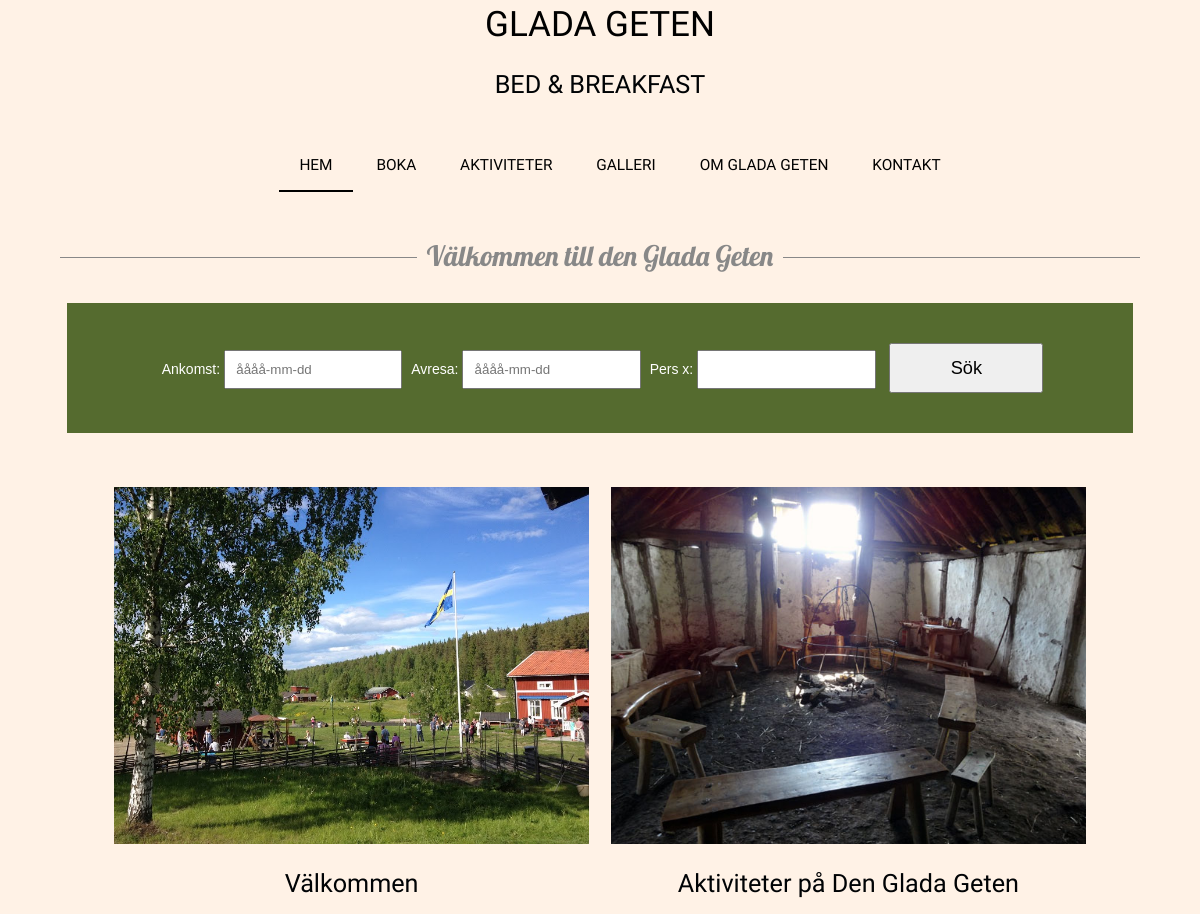
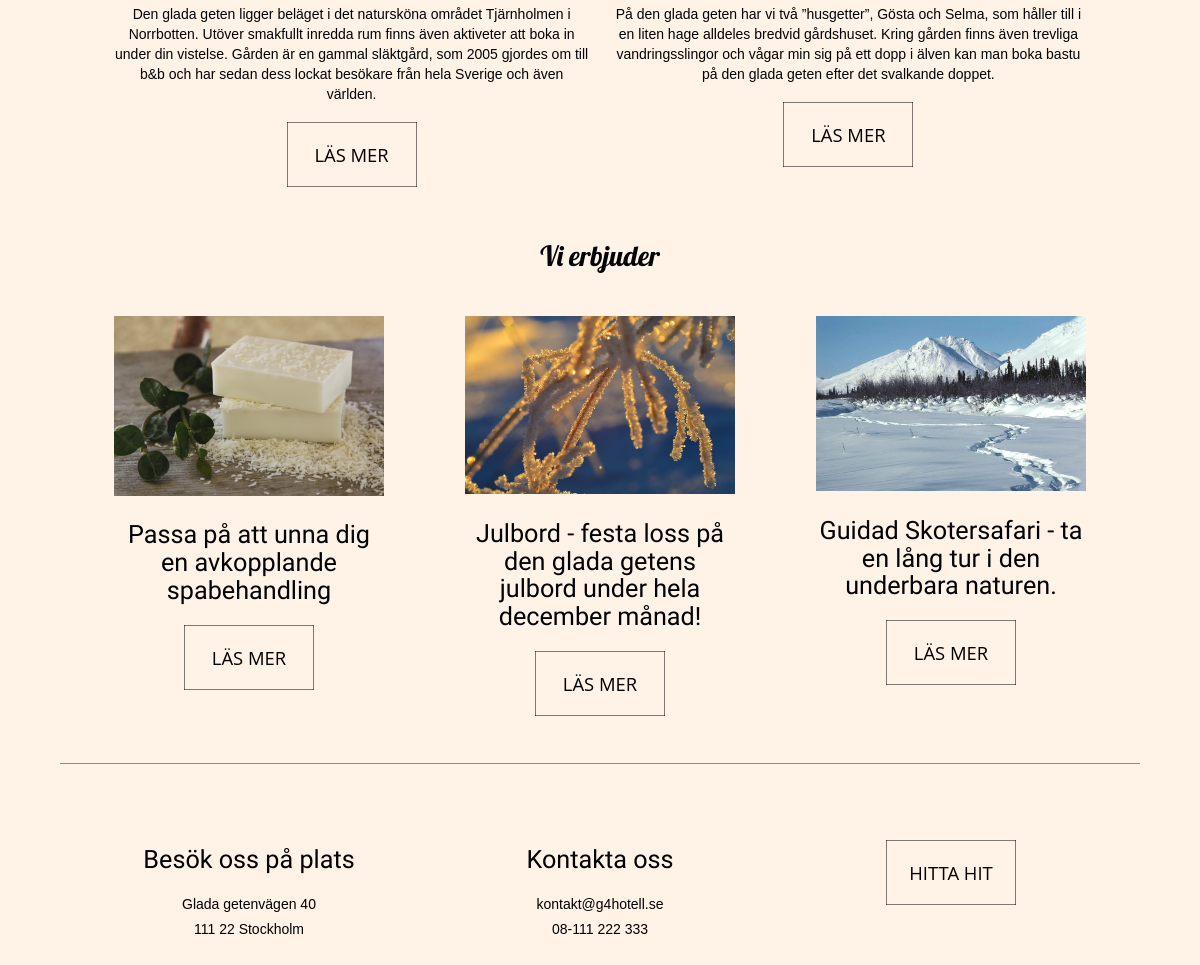
Page /adminAgneta/index.php on the committed database (2 pictures, top to bottom).
### tables this page shows
CREATE TABLE `texter` (
  `ID` int(11) NOT NULL AUTO_INCREMENT,
  `Rubrik` varchar(150) NOT NULL,
  `text` text NOT NULL,
  PRIMARY KEY (`ID`)
);

### adminAgneta/index.php (the view, shortened to what this page needs)
<!DOCTYPE html>
<html lang="sv">
<head>
	<link rel="stylesheet" href="css/style.css" type="text/css" />
	<link rel="stylesheet" type="text/css" href="css/slide.css">
	<link rel="stylesheet" type="text/css" href="css/load.css">
	<link rel="stylesheet" type="text/css" href="css/button.css">
    <link href="https://code.jquery.com/ui/1.11.4/themes/le-frog/jquery-ui.css" rel="stylesheet">
</head>
<body class="body">
<?php
$db = mysqli_connect('localhost', 'root', '', 'gettexter');
mysqli_query($db, "SET NAMES utf8");
?>
	<header class="mainHeader">
	<center><a class="logo" href="index.php">GLADA GETEN</a>
	<h2>BED & BREAKFAST<h2></center>
	<br>
			<nav>
				<ul>
					<li class="active"><a href="index.php">HEM</a></li>
					<li><a href="bokning.php">BOKA</a></li>
					<li><a href="aktiviteter.php">AKTIVITETER</a></li>
					<li><a href="galleri.php">GALLERI</a></li>
					<li><a href="omoss.php">OM GLADA GETEN</a></li>
					<li><a href="kontakt.php">KONTAKT</a></li>
				</ul>
			</nav>
	</header>
	<div class="mainContent">
	<br>
	<h4><span>Välkommen till den Glada Geten</span></h4>
		<div class="content"><br>
<div id="quickSearch">
        <form id="snabbsok" method="post">
            <label class="sokfs" for="fromDate">Ankomst: </label>
            <input type="text" id="fromDate" name="fromDate" placeholder="åååå-mm-dd"/>
            <label class="sokfs" for="untilDate">Avresa: </label>
            <input type="text" id="untilDate" name="untilDate" placeholder="åååå-mm-dd"/>
            <label class="sokfs" for="antPers">Pers x: </label>
            <input type="number" min="1" max="3" id="antPers" name="antPers" />
            <input id="sokKnapp" type="submit" name="sokKnapp" value="Sök" />
		</form>
</div>
    </div>
    </div>
				<article class="topcontent">
					<content>
						<img src="img/22.jpg" width="100%" />
						<h2><?php
							$query = "SELECT * FROM texter WHERE ID = 7";
    						$result = mysqli_query($db, $query);
    						$ord = mysqli_fetch_assoc($result);
    						echo $ord['Rubrik'];
							?></h2>
							<p><?php
   							echo $ord['text'];
   							?></p>
						<div class="basicBox">
  							<p>Läs mer</p>
  							<a href="omoss.php"> <svg width="130" height="65" viewBox="0 0 130 65" xmlns="http://www.w3.org/2000/svg">
    						<rect x='0' y='0' fill='none' width='130' height='65'/>
  							</svg></a>
						</div>
					</content>
				</article>
				<article class="bottomcontent">
					<content>
						<img src="img/5.jpg" width="100%" />
						<h2><?php
							$query = "SELECT * FROM texter WHERE ID = 8";
    						$result = mysqli_query($db, $query);
    						$ord = mysqli_fetch_assoc($result);
    						echo $ord['Rubrik'];
							?></h2>
							<p><?php
   							echo $ord['text'];
   							?></p>
						<div class="basicBox">
  							<p>Läs mer</p>
  							<a href="aktiviteter.html"> <svg width="130" height="65" viewBox="0 0 130 65" xmlns="http://www.w3.org/2000/svg">
    						<rect x='0' y='0' fill='none' width='130' height='65'/>
  							</svg></a>
						</div>
					</content>
				</article>
				<article class="erbjuder">
					<content>
						<h3>Vi erbjuder </h3>
					</content>
				</article>
				<article class="side1">
					<content>
						<img src="img/24.jpg" width="100%" />
						<h2><?php
							$query = "SELECT * FROM texter WHERE ID = 9";
    						$result = mysqli_query($db, $query);
    						$ord = mysqli_fetch_assoc($result);
    						echo $ord['Rubrik'];
							?></h2>
						<div class="basicBox">
  							<p>Läs mer</p>
  							<a href="aktiviteter.html"> <svg width="130" height="65" viewBox="0 0 130 65" xmlns="http://www.w3.org/2000/svg">
    						<rect x='0' y='0' fill='none' width='130' height='65'/>
  							</svg></a>
						</div>
					</content>
				</article>
				<article class="side2">
					<content>
						<img src="img/12.jpg" width="100%" />
						<h2><?php
							$query = "SELECT * FROM texter WHERE ID = 10";
    						$result = mysqli_query($db, $query);
    						$ord = mysqli_fetch_assoc($result);
    						echo $ord['Rubrik'];
							?></h2>
						<div class="basicBox">
  							<p>Läs mer</p>
  							<a href="aktiviteter.html"> <svg width="130" height="65" viewBox="0 0 130 65" xmlns="http://www.w3.org/2000/svg">
    						<rect x='0' y='0' fill='none' width='130' height='65'/>
  							</svg></a>
						</div>
					</content>
				</article>
				<article class="side3">
					<content>
						<img src="img/28.jpg" width="100%" />
						<h2><?php
							$query = "SELECT * FROM texter WHERE ID = 11";
    						$result = mysqli_query($db, $query);
    						$ord = mysqli_fetch_assoc($result);
    						echo $ord['Rubrik'];
							?></h2>
						<div class="basicBox">
  							<p>Läs mer</p>
  							<a href="aktiviteter.html"> <svg width="130" height="65" viewBox="0 0 130 65" xmlns="http://www.w3.org/2000/svg">
    						<rect x='0' y='0' fill='none' width='130' height='65'/>
  							</svg></a>
						</div>
					</content>
				</article>
	<footer class="mainFooter">
		<h4></h4>
		<br>
		<div class="besok">
		<h2>Besök oss på plats</h2>
		<p>Glada getenvägen 40</p>
		<p>111 22 Stockholm</p>
		</div>
		<div class="kontakt">
		<h2>Kontakta oss</h2>
		<p>kontakt@g4hotell.se</p>
		<p>08-111 222 333</p>
		</div>
		<div class="karta">
			<div class="basicBox">
  							<p>Hitta hit</p>
  							<a href="kontakt.php"> <svg width="130" height="65" viewBox="0 0 130 65" xmlns="http://www.w3.org/2000/svg">
    						<rect x='0' y='0' fill='none' width='130' height='65'/>
  							</svg></a>
						</div>
		</div>
	</footer>
</body>
</html>

### adminAgneta/css/style.css (style rules this page uses)
body { background-image: url('body.jpg'); background: #fff2e6; ; color: #000305; font-size: 87.5%; font-family: 'Trebuchet MS', Trebuchet, 'Lucida Sans Unicode', 'Lucida Grande', 'Lucida Sans', Arial, sans-serif; line-height: 1.429; margin: 0; padding: 0; text-align: left; }
.body { clear: both; margin: 0 auto; width: 90%; }
.logo { font-size: 2.5em; font-family: 'Prociono', serif; }
h2 { font-size: 1.8em; font-family: 'Prociono', serif; }
h3 { font-size: 2em; font-family: 'Lobster', cursive, bold; }
h4 { font-size: 2em; font-family: 'Lobster', cursive; color:#888888; }
h2, h3, h4, h5, h6 { font-weight: 400; line-height: 1.1; margin-bottom: .8em; }
a { outline: 0; }
a:link, a:visited { color: #000; padding: 0 1px; text-decoration: none; }
h4 { width:100%; text-align:center; border-bottom: 1px solid #888; line-height:0.1em; margin:10px 0 20px; }
h4 span { background:#fff2e6; padding:0 10px; }
.mainHeader nav { background: ; font-size: 1.1em; font-family: 'Prociono', serif; height: 50px; line-height: 30px; margin: 0 auto 30px auto; text-align: center; -moz-border-radius: 0px; -webkit-border-radius: 0px; }
.mainHeader nav ul { list-style: none; margin: 0 auto; }
.mainHeader nav ul li { display: inline; }
.mainHeader nav a:link, .mainHeader nav a:visited { color: ; display: inline-block; height: 30px; padding: 10px 20px; text-decoration: none; }
.mainHeader nav a:hover, .mainHeader nav a:active, .mainHeader nav .active a:link, .mainHeader nav .active a:visited { color:#000; text-decoration:none; border-bottom:2px solid black; text-shadow: none !important; }
.mainHeader nav li a { border-radius: 5px; -moz-border-radius: 0px; -webkit-border-radius: 0px; }
.mainContent { overflow: hidden; line-height: 25px; border-radius: 5px; -moz-border-radius: 5px; -webkit-border-radius: 5px; }
.topcontent { float:left; width:44%; text-align:center; padding-left:5%; padding-top:5%; margin-bottom: 1%; }
.bottomcontent { float:right; width:44%; text-align:center; padding-right:5%; padding-top:5%; margin-bottom: 1%; }
.content { width: 100%; float: left; }
.erbjuder { float:left; width:100%; margin:0% auto; text-align:center; }
.side1 { width:25%; float:left; padding-left:5%; padding-top:2%; text-align:center; }
.side2 { width:25%; float:left; padding-left:7.5%; padding-right:7.5%; padding-top:2%; text-align:center; }
.side3 { width:25%; float:left; padding-top:2%; text-align:center; }
#quickSearch, #göm { color: white; width: 95%; margin: auto; text-align: center; padding: 20px; background-color: darkolivegreen; }
#searchLink, #sokKnapp { margin-left: 15px; font-size:1.3em; width:15%; height:50px; padding:0; margin-left: 10px; text-align:center; }
#snabbsok { padding-bottom: 20px; padding-top: 20px; }
.sokfs, .gomtext { color: white; font-family: sans-serif; padding-left: 5px; }
#fromDate, #untilDate, #antPers { width: 15%; }
.mainFooter { width: 100%; float: left; text-align:left; margin-top: 2%; margin-bottom: 2%; padding-left: 0; background-color: ; border-radius: 5px; -moz-border-radius: 5px; -webkit-border-radius: 5px; color: #000; }
.mainFooter p { width: 91%; margin: 2% auto; }
.besok { width:25%; float:left; padding-left:5%; padding-top:2%; text-align:center; }
.kontakt { width:25%; float:left; padding-left:7.5%; padding-right:7.5%; padding-top:2%; text-align:center; }
.karta { width:25%; float:left; padding-top:2%; text-align:center; }

### adminAgneta/css/button.css (style rules this page uses)
.basicBox, .swiggleBox, .checkBox { width: 130px; height: 65px; margin: 15px auto; color: #000; font-family: 'Open Sans', sans-serif; font-size: 1.15rem; line-height: 65px; text-transform: uppercase; text-align: center; position: relative; cursor: pointer; }
svg { position: absolute; top: 0; left: 0; }

### adminAgneta/index.php (style rules this page uses)
input { width:20%; padding:1%; }

### rows in the picture
texter: Rubrik "Välkommen", text "Den glada geten ligger beläget i det natursköna området Tjärnholmen i Norrbotten. Utöver smakfullt inredda rum finns även aktiveter att boka in under din vistelse. Gården är en gammal släktgård, som 2005 gjordes om till b&b och har sedan dess lockat besökare från hela Sverige och även världen."
texter: Rubrik "Aktiviteter på Den Glada Geten", text "På den glada geten har vi två ”husgetter”, Gösta och Selma, som håller till i en liten hage alldeles bredvid gårdshuset. Kring gården finns även trevliga vandringsslingor och vågar min sig på ett dopp i älven kan man boka bastu på den glada geten efter det svalkande doppet."
texter: Rubrik "Passa på att unna dig en avkopplande spabehandling"
texter: Rubrik "Julbord - festa loss på den glada getens julbord under hela december månad!"
texter: Rubrik "Guidad Skotersafari - ta en lång tur i den underbara naturen."
